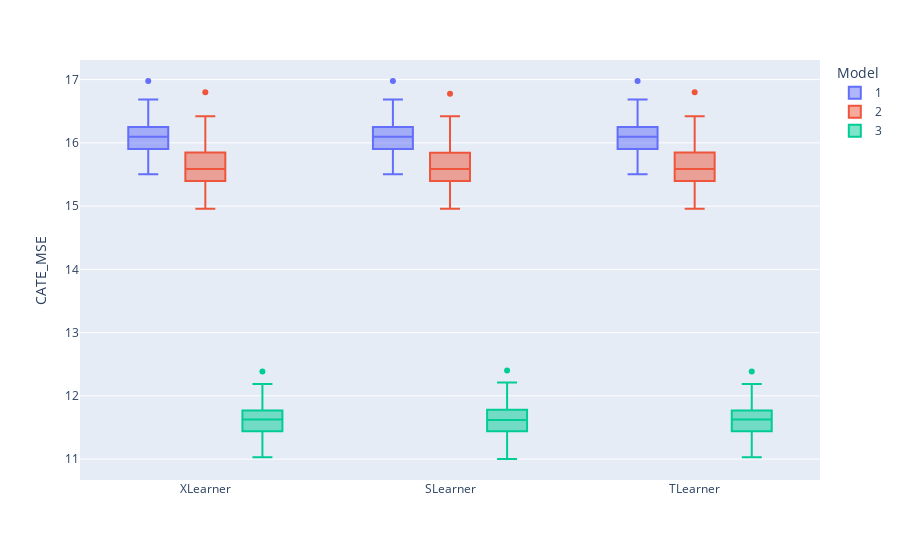

The notebook cell saved with this chart:
### Code cell
fig = px.box(df_ID, x="Learner", y="CATE_MSE", color="Model", labels={'Learner':""})
fig.update_traces() # or "inclusive", or "linear" by default
fig.show()

### Figure 1 — Plotly figure (JSON) as saved in the notebook; plotly's stock layout.template omitted (floating-point values rounded to 4 significant figures; data arrays with more than 128 entries replaced by an {"elided": "..."} marker saying what was removed)
{"data": [{"alignmentgroup": "True", "hovertemplate": "Model=1<br>=%{x}<br>CATE_MSE=%{y}<extra></extra>", "legendgroup": "1", "marker": {"color": "#636efa"}, "name": "1", "notched": false, "offsetgroup": "1", "orientation": "v", "showlegend": true, "type": "box", "x": {"elided": "300 str values"}, "x0": " ", "xaxis": "x", "y": {"elided": "300 float values"}, "y0": " ", "yaxis": "y"}, {"alignmentgroup": "True", "hovertemplate": "Model=2<br>=%{x}<br>CATE_MSE=%{y}<extra></extra>", "legendgroup": "2", "marker": {"color": "#EF553B"}, "name": "2", "notched": false, "offsetgroup": "2", "orientation": "v", "showlegend": true, "type": "box", "x": {"elided": "300 str values"}, "x0": " ", "xaxis": "x", "y": {"elided": "300 float values"}, "y0": " ", "yaxis": "y"}, {"alignmentgroup": "True", "hovertemplate": "Model=3<br>=%{x}<br>CATE_MSE=%{y}<extra></extra>", "legendgroup": "3", "marker": {"color": "#00cc96"}, "name": "3", "notched": false, "offsetgroup": "3", "orientation": "v", "showlegend": true, "type": "box", "x": {"elided": "300 str values"}, "x0": " ", "xaxis": "x", "y": {"elided": "300 float values"}, "y0": " ", "yaxis": "y"}], "layout": {"boxmode": "group", "legend": {"title": {"text": "Model"}, "tracegroupgap": 0}, "margin": {"t": 60}, "xaxis": {"anchor": "y", "domain": [0, 1], "title": {"text": ""}}, "yaxis": {"anchor": "x", "domain": [0, 1], "title": {"text": "CATE_MSE"}}}}
